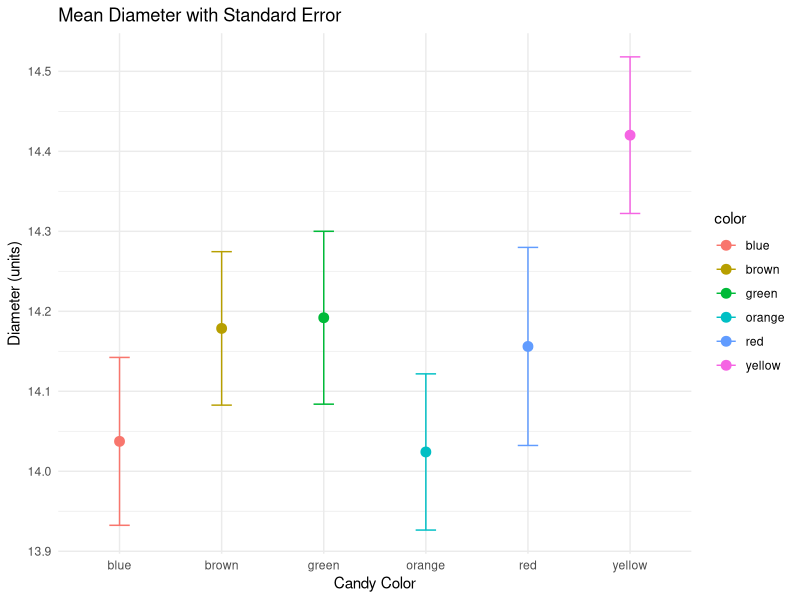
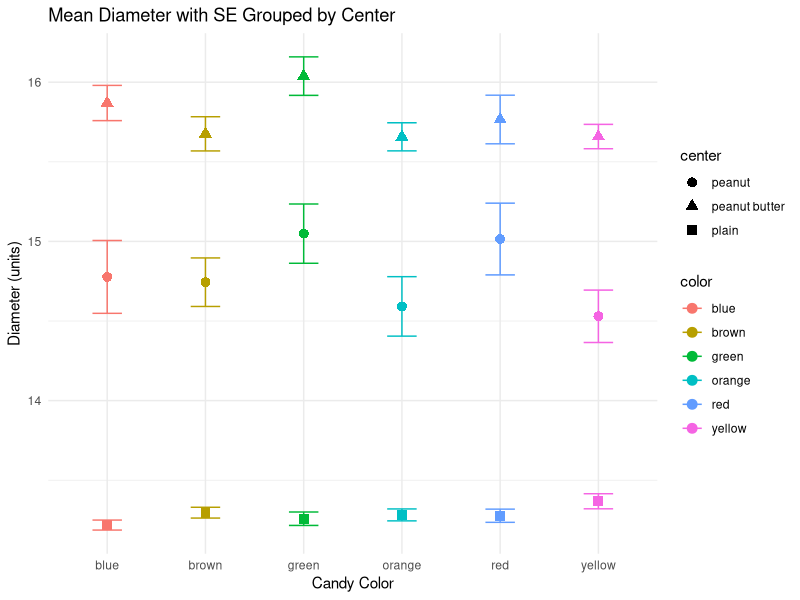
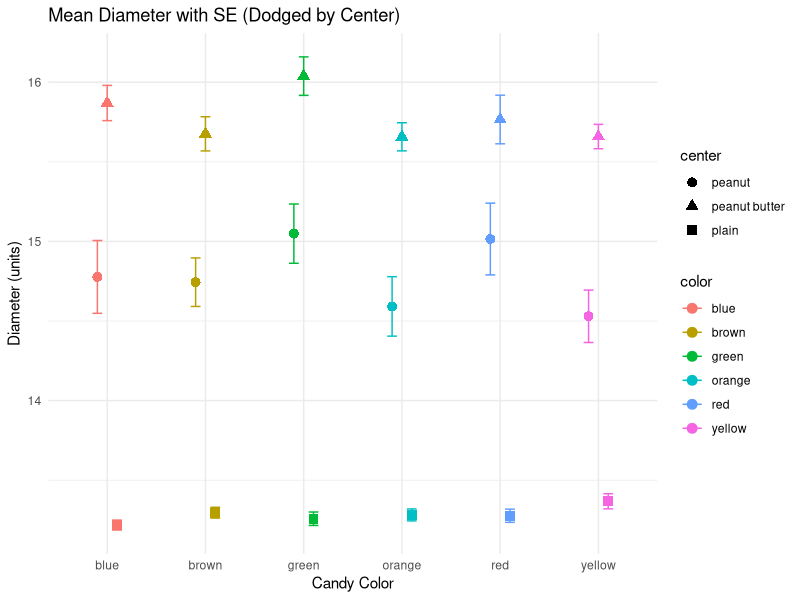

These figures' R source, in order:
## ---- chunk 1
library(tidyverse)  # Loads ggplot2, dplyr, and other tidyverse packages
library(readxl)     # For reading Excel files
library(skimr)      # For summary statistics (optional)
## ---- chunk 2
# This code runs but isn't shown in the rendered document.
mm_df <- read_excel("data/mms.xlsx")
head(mm_df)
## ---- chunk 3
mm_summary <- mm_df %>% 
  group_by(center, color) %>% 
  summarize(
    mean_diameter = mean(diameter, na.rm = TRUE),
    mean_mass = mean(mass, na.rm = TRUE)
  )
mm_summary
## ---- chunk 4
ggplot(mm_df, aes(x = color, y = diameter, color = color)) +
  stat_summary(fun = mean, na.rm = TRUE, geom = "point", size = 3) +
  stat_summary(fun.data = mean_se, na.rm = TRUE, geom = "errorbar", width = 0.2) +
  labs(
    x = "Candy Color",
    y = "Diameter (units)",
    title = "Mean Diameter with Standard Error"
  ) +
  theme_minimal()
## ---- chunk 5
ggplot(mm_df, aes(x = color, y = diameter, color = color, shape = center)) +
  stat_summary(fun = mean, na.rm = TRUE, geom = "point", size = 3) +
  stat_summary(fun.data = mean_se, na.rm = TRUE, geom = "errorbar", width = 0.3) +
  labs(
    x = "Candy Color",
    y = "Diameter (units)",
    title = "Mean Diameter with SE Grouped by Center"
  ) +
  theme_minimal()

## ---- chunk 6
ggplot(mm_df, aes(x = color, y = diameter, color = color, shape = center)) +
  stat_summary(
    fun = mean, na.rm = TRUE, geom = "point", size = 3,
    position = position_dodge(width = 0.3)
  ) +
  stat_summary(
    fun.data = mean_se, na.rm = TRUE, geom = "errorbar", width = 0.3,
    position = position_dodge(width = 0.3)
  ) +
  labs(
    x = "Candy Color",
    y = "Diameter (units)",
    title = "Mean Diameter with SE (Dodged by Center)"
  ) +
  theme_minimal()

